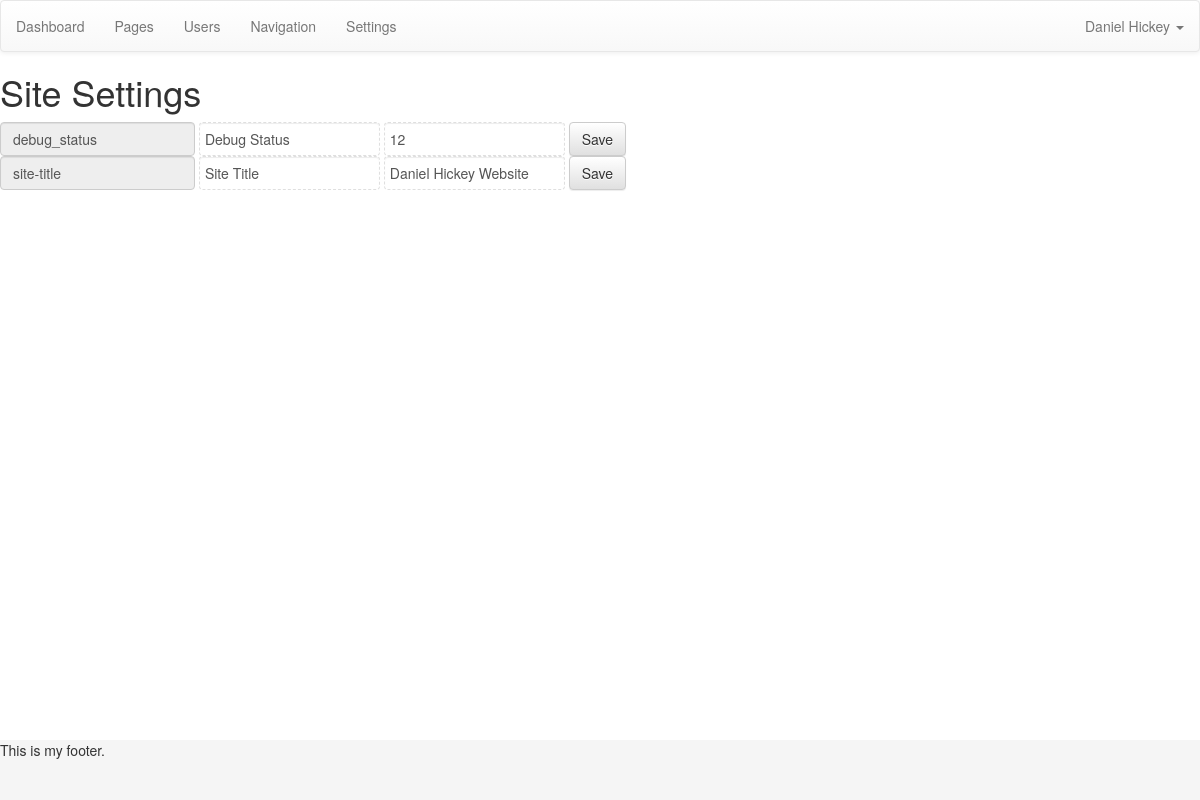
Screenshot of /admin/index.php?page=settings (signed in) with the database file from the repository.
### tables this page shows
CREATE TABLE IF NOT EXISTS `settings` (
  `id` varchar(200) NOT NULL,
  `label` varchar(200) NOT NULL,
  `value` longtext NOT NULL,
  PRIMARY KEY (`id`)
);

### admin/index.php (called while the page is built)
<?php
	include('template/header.php');
	include('views/'.$page.'.php');
	include('template/footer.php');
?>

### admin/views/settings.php (the view, shortened to what this page needs)
<h1>Site Settings</h1>
<div class="row">
	<div class="col-md-12">
		<?php
			$query = "SELECT * FROM settings ORDER BY id ASC";
			$result = mysqli_query($dbc, $query);
			while($opened = mysqli_fetch_assoc($result)) { ?>
				<form class="form-inline" action="index.php?page=settings&id=<?php echo $opened['id']; ?>" method="post" role="form">
					<div class="form-group">
						<input class="form-control" data-id="<?php echo $opened['id']; ?>" data-label="Setting ID" data-db="settings-id" type="text" name="id" id="id" value="<?php echo $opened['id']; ?>" placeholder="id-name" autocomplete="off" disabled>
					</div>
					<div class="form-group">
						<input class="form-control blur-save" data-id="<?php echo $opened['id']; ?>" data-label="Setting Label" data-db="settings-label" type="text" name="label" id="label" value="<?php echo $opened['label']; ?>" placeholder="Label" autocomplete="off">
					</div>
					<div class="form-group">
						<input class="form-control blur-save" data-id="<?php echo $opened['id']; ?>" data-label="Setting Value" data-db="settings-value" type="text" name="value" id="value" value="<?php echo $opened['value']; ?>" placeholder="Value" autocomplete="off">
					</div>
					<button type="submit" class="btn btn-default">Save</button>
				</form>
		<?php } ?>
	</div>
</div>

### admin/config/css.php (style rules this page uses)
html, body { height: 100%; }

### rows the page displays
settings: id "debug_status", label "Debug Status", value "12"
settings: id "site-title", label "Site Title", value "Daniel Hickey Website"

### other values shown
$user['fullname'] "Daniel Hickey"
